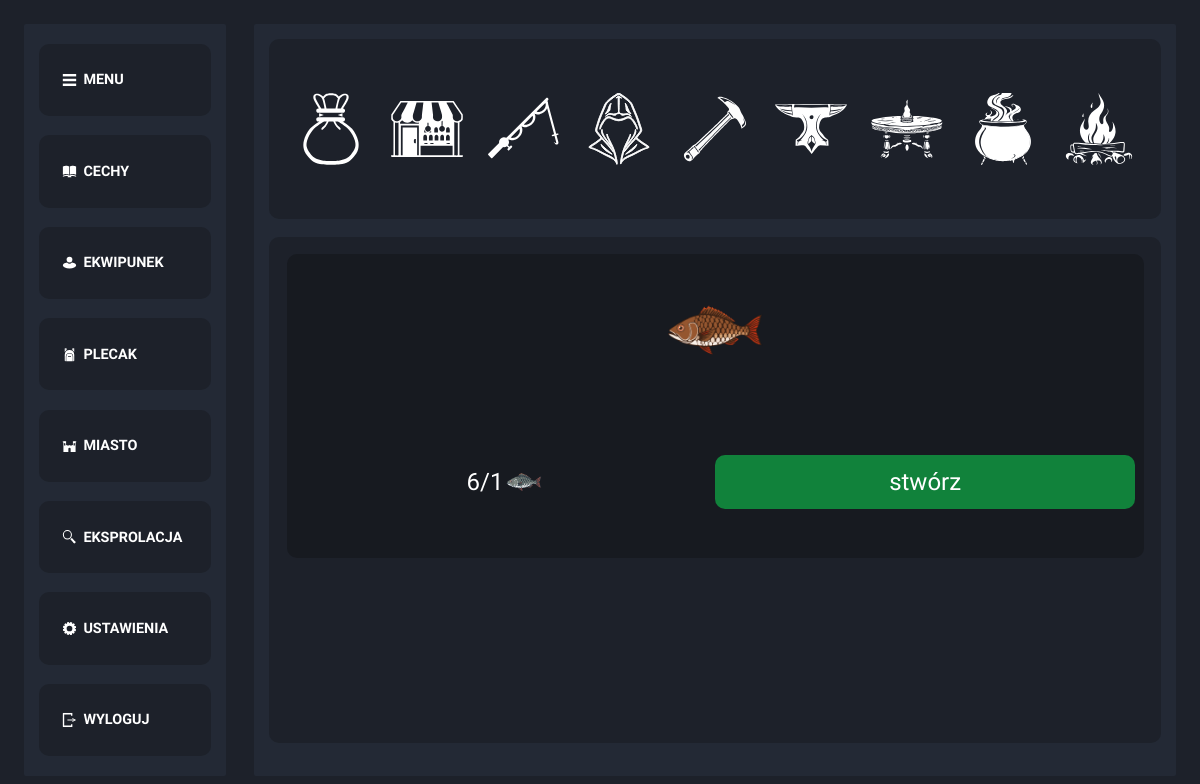
Screenshot of /city/cook.php (signed in) with the database file from the repository.
### tables this page shows
CREATE TABLE `recipes` (
  `RID` int(11) NOT NULL,
  `type` text NOT NULL,
  `Item_ID` int(11) NOT NULL,
  `lvl` int(11) NOT NULL,
  `ingredient_1` int(11) NOT NULL DEFAULT 0,
  `ingredient_1a` int(11) NOT NULL DEFAULT 0,
  `ingredient_2` int(11) NOT NULL DEFAULT 0,
  `ingredient_2a` int(11) NOT NULL DEFAULT 0,
  `ingredient_3` int(11) NOT NULL DEFAULT 0,
  `ingredient_3a` int(11) NOT NULL DEFAULT 0
);

CREATE TABLE `items` (
  `ID` int(11) NOT NULL,
  `type` varchar(255) NOT NULL,
  `name` varchar(255) NOT NULL,
  `description` varchar(255) NOT NULL,
  `image` varchar(255) NOT NULL,
  `price` int(11) NOT NULL,
  `P_dmg` int(11) NOT NULL DEFAULT 0,
  `S_dmg` int(11) NOT NULL DEFAULT 0,
  `B_dmg` int(11) NOT NULL DEFAULT 0,
  `A_s` int(11) NOT NULL DEFAULT 0,
  `F_dmg` int(11) NOT NULL DEFAULT 0,
  `I_dmg` int(11) NOT NULL DEFAULT 0,
  `E_dmg` int(11) NOT NULL DEFAULT 0,
  `P_def` int(11) NOT NULL DEFAULT 0,
  `S_def` int(11) NOT NULL DEFAULT 0,
  `B_def` int(11) NOT NULL DEFAULT 0,
  `F_def` int(11) NOT NULL DEFAULT 0,
  `I_def` int(11) NOT NULL DEFAULT 0,
  `E_def` int(11) NOT NULL DEFAULT 0,
  `ADD_def` int(11) NOT NULL DEFAULT 0,
  `ADD_atk` int(11) NOT NULL DEFAULT 0,
  `ADD_hp` int(11) NOT NULL DEFAULT 0,
  `weapon_type` text NOT NULL DEFAULT 'none',
  `equipable` tinyint(1) NOT NULL DEFAULT 0
);

CREATE TABLE `inventory` (
  `SID` int(11) NOT NULL,
  `user_ID` int(11) NOT NULL,
  `Item_ID` int(11) NOT NULL,
  `quantity` int(11) NOT NULL
);

### city/cook.php (the view, shortened to what this page needs)
<!DOCTYPE html>
<html lang="en">
<head>
    <link rel="stylesheet" href="style_craft.css">
</head>
<body>
<aside id="menu">
        <section class="menu" onclick="hide()">
            <div class="menu_icon"><img src="../icons/menu.svg" alt=""></div>
            <div class="menu_text">MENU</div>
        </section>
        <section class="menu" onclick="character()">
            <div class="menu_icon"><img src="../icons/skill.svg" alt=""></div>
            <div class="menu_text">CECHY</div>
        </section>
        <section class="menu" onclick="equipment()">
            <div class="menu_icon"><img src="../icons/equipment.svg" alt=""></div>
            <div class="menu_text">EKWIPUNEK</div>
        </section>
        <section class="menu" onclick="backpack()">
            <div class="menu_icon"><img src="../icons/backpack.svg" alt=""></div>
            <div class="menu_text">PLECAK</div>
        </section>
        <section class="menu" onclick="city()">
            <div class="menu_icon"><img src="../icons/city.svg" alt=""></div>
            <div class="menu_text">MIASTO</div>
        </section>
        <section class="menu" onclick="exploration()">
            <div class="menu_icon"><img src="../icons/explor.svg" alt=""></div>
            <div class="menu_text">EKSPROLACJA</div>
        </section>
        <section class="menu" onclick="settings()">
            <div class="menu_icon"><img src="../icons/settings.svg" alt=""></div>
            <div class="menu_text">USTAWIENIA</div>
        </section>
        <section class="menu" onclick="logout()">
            <div class="menu_icon"><img src="../icons/logout.svg" alt=""></div>
            <div class="menu_text">WYLOGUJ</div>
        </section>
    </aside>
    <main id="glowny">
        <section class="header">
            <section><img src="../icons/merchant.svg" alt="market" onclick="merchant()"></section>
            <section><img src="../icons/market.svg" alt="market" onclick="market()"></section>
            <section><img src="../icons/fishing.svg" alt="market"onclick="fishing()"></section>
            <section><img src="../icons/hood.svg" alt="market" onclick="sneak()"></section>
            <section><img src="../icons/pickaxe.svg" alt="market" onclick="mine()"></section>
            <section><img src="../icons/anvil.svg" alt="market"onclick="blacksmith()"></section>
            <section><img src="../icons/enchant.svg" alt="market"onclick="magic()"></section>
            <section><img src="../icons/alchemy.svg" alt="market"onclick="alchemy()"></section>
            <section><img src="../icons/cook.svg" alt="market"onclick="cook()"></section>
        </section>
        <section class="location">
        <?php
            $connect=mysqli_connect("localhost","root","","rpg");
            $sql="SELECT * FROM skill WHERE ID={$_SESSION["LOG-IN"]}";
            $resoult=mysqli_query($connect,$sql);
            $row=mysqli_fetch_assoc($resoult);
            $lvl=$row['COOKING'];
            $sql="SELECT * FROM recipes JOIN items ON items.ID=recipes.Item_ID WHERE lvl<={$lvl} AND recipes.type='COOKING'  ORDER BY lvl";
            $resoult=mysqli_query($connect,$sql);
            while($row=mysqli_fetch_assoc($resoult))
            {
                echo"
                    <section class='source'>
                        <section class='item'>
                        <img src='../items/{$row['image']}'>
                        </section>
                        <section class='ingridients'>";
                        $dane=$row['RID'].",";
                        if($row['ingredient_1']!=0)
                        {
                            $dane.=$row['ingredient_1'];
                            $dane.=",";
                            $dane.=$row['ingredient_1a'];
                            $sqls="SELECT * FROM items WHERE ID={$row['ingredient_1']}";
                            $resoults=mysqli_query($connect,$sqls);
                            $rows=mysqli_fetch_assoc($resoults);
                            $image=$rows['image'];
                            $quantity=0;
                            $sqls="SELECT * FROM inventory WHERE Item_ID={$row['ingredient_1']} AND inventory.user_ID={$_SESSION['LOG-IN']};";
                            $resoults=mysqli_query($connect,$sqls);
                            if(mysqli_num_rows($resoults)==1)
                            {
                                $rows=mysqli_fetch_assoc($resoults);
                                $quantity=$rows['quantity'];
                            }
                            echo "<span class='ingredient'><span class='material{$row['ingredient_1']}'>{$quantity}</span>/{$row['ingredient_1a']} <img src='../items/{$image}' alt=''></span>";
                        }
                        else
                            $dane.="0,0";
                        if($row['ingredient_2']!=0)
                        {
                            $dane.=",";
                            $dane.=$row['ingredient_2'];
                            $dane.=",";
                            $dane.=$row['ingredient_2a'];
                            $sqls="SELECT * FROM items WHERE ID={$row['ingredient_2']}";
                            $resoults=mysqli_query($connect,$sqls);
                            $rows=mysqli_fetch_assoc($resoults);
                            $image=$rows['image'];
                            $quantity=0;
                            $sqls="SELECT * FROM inventory WHERE Item_ID={$row['ingredient_2']} AND inventory.user_ID={$_SESSION['LOG-IN']};";
                            $resoults=mysqli_query($connect,$sqls);
                            if(mysqli_num_rows($resoults)==1)
                            {
                                $rows=mysqli_fetch_assoc($resoults);
                                $quantity=$rows['quantity'];
                            }
                            echo "<span class='ingredient'><span class='material{$row['ingredient_2']}'>{$quantity}</span>/{$row['ingredient_2a']} <img src='../items/{$image}' alt=''></span>";
                        }
                        else
                            $dane.=",0,0";
                        if($row['ingredient_3']!=0)
                        {
                            $dane.=",";
                            $dane.=$row['ingredient_3'];
                            $dane.=",";
                            $dane.=$row['ingredient_3a'];
                            $sqls="SELECT * FROM items WHERE ID={$row['ingredient_3']}";
                            $resoults=mysqli_query($connect,$sqls);
                            $rows=mysqli_fetch_assoc($resoults);
                            $image=$rows['image'];
                            $quantity=0;
                            $sqls="SELECT * FROM inventory WHERE Item_ID={$row['ingredient_3']} AND inventory.user_ID={$_SESSION['LOG-IN']};";
                            $resoults=mysqli_query($connect,$sqls);
                            if(mysqli_num_rows($resoults)==1)
                            {
                                $rows=mysqli_fetch_assoc($resoults);
                                $quantity=$rows['quantity'];
                            }
                            echo "<span class='ingredient'><span class='material{$row['ingredient_3']}'>{$quantity}</span>/{$row['ingredient_3a']} <img src='../items/{$image}' alt=''></span>";
                        }
                        else
                            $dane.=",0,0";
                echo"
                            <span class='create' onclick='craft({$dane})'>stwórz</span>
                        </section>
                    </section>
                ";
            }
        ?>
        </section>
    </main>
</body>
</html>

### city/style_craft.css (style rules this page uses)
body,html { padding: 0; margin: 0; width: 100%; height: 100%; }
* { font-family: "Comfortaa", Verdana, Geneva, Tahoma, sans-serif; color: white; font-size: 2svw; transition: 1s ease; border-radius: 10px; }
body { display: flex; flex-wrap: wrap; background-color: #1d212a; box-sizing: border-box; padding: 2%; overflow: hidden; }
main { width: 80%; height: 100%; background-color: #232935; border: 3px #232935 solid; border-radius: 2px; transition: 1s ease; padding: 1%; display: flex; box-sizing: border-box; flex-wrap: wrap; position: relative; animation:normal 3s main; }
aside { right: 0%; width: 17.5%; margin-right: 2.5%; height: 100%; background-color: #232935; box-sizing: border-box; border: 3px #232935 solid; border-radius: 2px; transition: 1s ease; display: flex; flex-wrap: wrap; padding: 1%; align-items: center; }
.menu { display: flex; align-items: center; justify-content: center; width: 100%; margin-bottom: 5%; height: 10%; background-color: #1d212a; overflow: hidden; box-sizing: border-box; padding: 10%; transition: 0.5s ease; }
.menu:last-child { margin-bottom: 0px; }
span { text-align: center; }
.menu_icon>img { width: 70%; aspect-ratio: 1; }
.menu>div { opacity: 1; display: flex; align-items: center; transition: 1s ease; height: 100%; }
.menu_icon { width: 20%; justify-content: center; }
.menu_text { width: 80%; justify-content: left; font-size: 1.2svw; font-weight: bold; color: white; }
.header { width: 100%; height: 25%; background-color: #1d212a; justify-content: center; box-sizing: border-box; display: flex; flex-wrap: wrap; justify-content: center; align-items: center; }
.header>section { width: 6svw; height: 6svw; margin: 0 1svw; aspect-ratio: 1; }
.header>section>img { height: 100%; width: 100%; }
.location { height: 70%; background-color: #1d212a; width: 100%; padding: 0 2%; box-sizing: border-box; overflow-y: auto; overflow-x:hidden; }
.source { box-sizing: border-box; margin: 2% 0; height: 60%; width: 100%; background-color: #171a20; align-items: center; justify-content: center; display: flex; flex-wrap: wrap; }
.ingridients,.item { width: 100%; height: 50%; padding: 1%; box-sizing: border-box; align-items: center; justify-content: center; display: flex; }
.ingredient { height: 100%; width: 50%; display: flex; flex-wrap: wrap; justify-content: center; align-items: center; }
.ingredient>img { height: 30%; }
.item>img { height: 80%; }
.create { display: flex; background-color: #11823b; justify-content: center; align-items: center; width: 50%; height: 40%; }

### rows the page displays
recipes: Item_ID.image (picture), inventory.quantity "6", ingredient_1a "1", items.image (picture)
